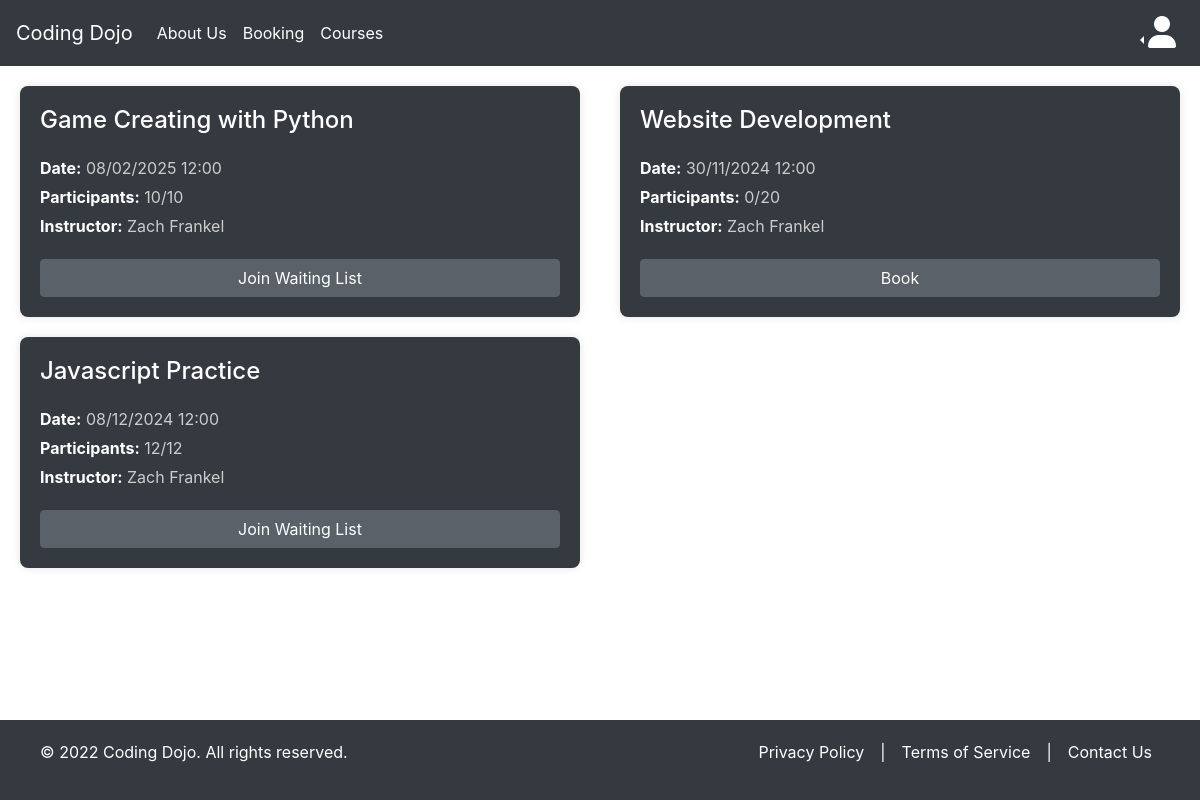
The page /booking on the database its author committed.
### tables this page shows
CREATE TABLE `events` (`created` TEXT DEFAULT (strftime('%Y-%m-%d %H:%M:%fZ')) NOT NULL, `date` TEXT DEFAULT '' NOT NULL, `id` TEXT PRIMARY KEY DEFAULT ('r'||lower(hex(randomblob(7)))) NOT NULL, `name` TEXT DEFAULT '' NOT NULL, `subject` TEXT DEFAULT '' NOT NULL, `updated` TEXT DEFAULT (strftime('%Y-%m-%d %H:%M:%fZ')) NOT NULL, "max_participants" NUMERIC DEFAULT 0 NOT NULL, "assigned_instructor" TEXT DEFAULT '' NOT NULL, "participants" NUMERIC DEFAULT 0 NOT NULL);

### main.py (the view)
@app.route('/booking')
def booking():
    conn = get_db_connection()
    cursor = conn.cursor()
    cursor.execute('SELECT * FROM events')
    events = cursor.fetchall()
    conn.close()
    e = []
    for event in events:
        event_dict = dict(event)
        event_dict['date'] = datetime.strptime(event['date'], "%Y-%m-%d %H:%M:%S.000Z").strftime("%d/%m/%Y %H:%M")
        e.append(event_dict)
    return render_template('booking.html', is_logged_in=is_logged_in, is_admin=is_admin, events=e)

### main.py (called while the page is built)
def is_logged_in():
    return 'user_id' in session

def get_db_connection():
    conn = sqlite3.connect(r'pb_data\data.db')
    conn.row_factory = sqlite3.Row
    return conn

### templates/booking.html (shortened to what this page needs)
{% extends "base.html" %}
{% block content %}
<div class="container booking-container">
    {% if events is defined %}
        {% if events|length > 0 %}
            {% for event in events %}
            <div class="booking-box bg-dark">
                <h2 class="event-name">{{ event['name'] }}</h2>
                <div class="info-details mt-3">
                    <p><strong>Date:</strong> {{ event['date'] }}</p>
                    <p><strong>Participants:</strong> {{ event['participants'] }}/{{ event['max_participants'] }}</p>
                    <p><strong>Instructor:</strong> {{ event['assigned_instructor'] }}</p>
                </div>
                {% if event['participants'] >= event['max_participants'] %}
                    <form action="{{ url_for('waiting_list') }}" method="POST">
                        <button type="submit" class="btn btn-primary btn-block mt-3">Join Waiting List</button>
                    </form>
                {% else %}
                    <form action="{{ url_for('book') }}" method="POST">
                        <button type="submit" class="btn btn-primary btn-block mt-3">Book</button>
                    </form>
                {% endif %}
            </div>
            {% endfor %}
        {% endif %}
    {% endif %}
</div>
{% endblock %}

### templates/base.html (shortened to what this page needs)
<!DOCTYPE html>
<html lang="en">
<head>
    <link rel="stylesheet" href="https://stackpath.bootstrapcdn.com/bootstrap/4.5.2/css/bootstrap.min.css">
    <link rel="stylesheet" href="{{ url_for('static', filename='styles.css') }}">
    <link href="https://cdnjs.cloudflare.com/ajax/libs/font-awesome/6.0.0-beta3/css/all.min.css" rel="stylesheet">
</head>
<body>
    <nav class="navbar navbar-expand-lg navbar-dark bg-dark">
        <a class="navbar-brand" href="/">Coding Dojo</a>
        <div class="collapse navbar-collapse">
            <div class="navbar-nav">
                <a class="nav-item nav-link" href="/about">About Us</a>
                <a class="nav-item nav-link" href="/booking">Booking</a>
                <a class="nav-item nav-link" href="/courses">Courses</a>
            </div>
        </div>
        <div class="navbar-collapse collapse order-3 dual-collapse2">
            <ul class="navbar-nav ml-auto">
                {% if is_logged_in() %}
                    <div class="btn-group dropleft">
                        <li class="nav-item">
                            <a class="nav-link btn btn-secondary dropdown-toggle" role="button" id="dropdownMenuLink" data-toggle="dropdown" aria-haspopup="true" aria-expanded="false"
                            href="#"><i class="fa-solid fa-user fa-2x" style="color: #ffffff;"></i></a>
                            <div class="dropdown-menu" aria-labelledby="dropdownMenuLink">
                                <a class="dropdown-item" href="/account">Account</a>
                                <a class="dropdown-item" href="/logout">Logout</a>
                                {% if is_admin() %}
                                <div class="dropdown-divider"></div>
                                    <a class="dropdown-item" href="/adminpanel">Admin Panel</a>
                                {% endif %}
                            </div>
                        </li>
                    </div>
                {% else %}
                <div class="btn-group dropleft">
                    <li class="nav-item">
                        <a class="nav-link btn btn-secondary dropdown-toggle" role="button" id="dropdownMenuLink" data-toggle="dropdown" aria-haspopup="true" aria-expanded="false"
                        href="#"><i class="fa-solid fa-user fa-2x" style="color: #ffffff;"></i></a>
                    </li>
                </div>
                {% endif %}
            </ul>
        </div>
    </nav>
    <footer>
        <div class="container bg-dark">
            <div class="row">
                <div class="col-md-6">
                    <p style="text-align: left;">&copy; 2022 Coding Dojo. All rights reserved.</p>
                </div>
                <div class="col-md-6">
                    <ul class="list-inline d-flex justify-content-end">
                        <li class="list-inline-item mx-2"><a href="/privacy">Privacy Policy</a></li>
                        <li class="list-inline-item mx-2">|</li>
                        <li class="list-inline-item mx-2"><a href="/terms">Terms of Service</a></li>
                        <li class="list-inline-item mx-2">|</li>
                        <li class="list-inline-item mx-2"><a href="/contact">Contact Us</a></li>
                    </ul>
                </div>
            </div>
        </div>
    </footer>
{% block content %}
{% endblock %}
</body>
</html>

### static/styles.css (style rules this page uses)
body { display: flex; flex-direction: column; min-height: 100vh; margin: 0; padding-bottom: 60px; }
.btn-block { width: 100%; display: block;; }
.btn-primary { background-color: #5A6169 !important; border-color: #5A6169 !important; box-shadow: none !important; }
footer { position: absolute; bottom: 0; left: 0; right: 0; width: 100%; background-color: #343a40; z-index: 999; padding: 20px; color: white; text-align: center; }
footer .container { width: 100%; max-width: none; }
footer .row { display: flex; justify-content: space-between; align-items: center; }
footer .list-inline-item a { color: white; text-decoration: none; }
.navbar-nav .nav-link { color: #fff !important; }
.navbar-brand { color: #fff !important; }
* { color: #fff; margin: 0; padding: 0; box-sizing: border-box; }
.navbar .nav-link.dropdown-toggle { background-color: transparent !important; border: none !important; color: #fff !important; outline: none !important; }
.booking-container { display: flex; flex-wrap: wrap; gap: 20px; justify-content: space-between; margin: 20px auto; }
.booking-box { flex: 1 1 calc(50% - 20px); max-width: calc(50% - 20px); padding: 20px; border-radius: 8px; box-shadow: 0 0 10px rgba(0, 0, 0, 0.1); color: white; display: flex; flex-direction: column; justify-content: space-between; min-height: 200px; height: auto; }
.booking-box h2 { margin: 0; font-size: 1.5rem; }
.booking-box p { color: #ccc; }
.booking-box .btn { margin-top: 20px; }
.info-details { margin-top: 10px; }
.info-details p { margin: 5px 0; color: #ccc; }
.container { max-width: 1200px; padding: 0 20px; }
a { color: #fff; text-decoration: none; }

### rows shown on the page
events: name "Game Creating with Python", date "08/02/2025 12:00", participants "10", max_participants "10", assigned_instructor "Zach Frankel"
events: name "Website Development", date "30/11/2024 12:00", participants "0", max_participants "20", assigned_instructor "Zach Frankel"
events: name "Javascript Practice", date "08/12/2024 12:00", participants "12", max_participants "12", assigned_instructor "Zach Frankel"
